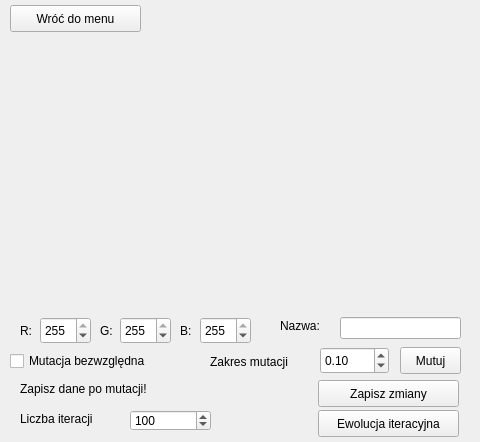
<?xml version="1.0" encoding="UTF-8"?>
<ui version="4.0">
 <class>LabWindow</class>
 <widget class="QMainWindow" name="LabWindow">
  <property name="geometry">
   <rect>
    <x>0</x>
    <y>0</y>
    <width>480</width>
    <height>442</height>
   </rect>
  </property>
  <property name="windowTitle">
   <string>MainWindow</string>
  </property>
  <widget class="QWidget" name="centralwidget">
   <widget class="QLabel" name="popLabel">
    <property name="geometry">
     <rect>
      <x>10</x>
      <y>35</y>
      <width>461</width>
      <height>286</height>
     </rect>
    </property>
    <property name="text">
     <string/>
    </property>
   </widget>
   <widget class="QCheckBox" name="absoluteCheck">
    <property name="geometry">
     <rect>
      <x>10</x>
      <y>350</y>
      <width>181</width>
      <height>22</height>
     </rect>
    </property>
    <property name="text">
     <string>Mutacja bezwzględna</string>
    </property>
   </widget>
   <widget class="QDoubleSpinBox" name="rangeBox">
    <property name="geometry">
     <rect>
      <x>320</x>
      <y>347</y>
      <width>69</width>
      <height>27</height>
     </rect>
    </property>
    <property name="maximum">
     <double>10.000000000000000</double>
    </property>
    <property name="singleStep">
     <double>0.100000000000000</double>
    </property>
    <property name="value">
     <double>0.100000000000000</double>
    </property>
   </widget>
   <widget class="QLabel" name="label_2">
    <property name="geometry">
     <rect>
      <x>210</x>
      <y>353</y>
      <width>111</width>
      <height>17</height>
     </rect>
    </property>
    <property name="text">
     <string>Zakres mutacji</string>
    </property>
   </widget>
   <widget class="QPushButton" name="mutateButton">
    <property name="geometry">
     <rect>
      <x>400</x>
      <y>347</y>
      <width>61</width>
      <height>27</height>
     </rect>
    </property>
    <property name="text">
     <string>Mutuj</string>
    </property>
   </widget>
   <widget class="QPushButton" name="saveButton">
    <property name="geometry">
     <rect>
      <x>318</x>
      <y>380</y>
      <width>141</width>
      <height>27</height>
     </rect>
    </property>
    <property name="text">
     <string>Zapisz zmiany</string>
    </property>
   </widget>
   <widget class="QLineEdit" name="nameEdit">
    <property name="geometry">
     <rect>
      <x>340</x>
      <y>317</y>
      <width>121</width>
      <height>22</height>
     </rect>
    </property>
    <property name="text">
     <string/>
    </property>
   </widget>
   <widget class="QLabel" name="label">
    <property name="geometry">
     <rect>
      <x>20</x>
      <y>322</y>
      <width>21</width>
      <height>17</height>
     </rect>
    </property>
    <property name="text">
     <string>R:</string>
    </property>
   </widget>
   <widget class="QLabel" name="label_3">
    <property name="geometry">
     <rect>
      <x>100</x>
      <y>322</y>
      <width>16</width>
      <height>17</height>
     </rect>
    </property>
    <property name="text">
     <string>G:</string>
    </property>
   </widget>
   <widget class="QLabel" name="label_4">
    <property name="geometry">
     <rect>
      <x>180</x>
      <y>322</y>
      <width>21</width>
      <height>17</height>
     </rect>
    </property>
    <property name="text">
     <string>B:</string>
    </property>
   </widget>
   <widget class="QSpinBox" name="RBox">
    <property name="geometry">
     <rect>
      <x>40</x>
      <y>317</y>
      <width>51</width>
      <height>27</height>
     </rect>
    </property>
    <property name="maximum">
     <number>255</number>
    </property>
    <property name="value">
     <number>255</number>
    </property>
   </widget>
   <widget class="QSpinBox" name="GBox">
    <property name="geometry">
     <rect>
      <x>120</x>
      <y>317</y>
      <width>51</width>
      <height>27</height>
     </rect>
    </property>
    <property name="maximum">
     <number>255</number>
    </property>
    <property name="value">
     <number>255</number>
    </property>
   </widget>
   <widget class="QSpinBox" name="BBox">
    <property name="geometry">
     <rect>
      <x>200</x>
      <y>317</y>
      <width>51</width>
      <height>27</height>
     </rect>
    </property>
    <property name="maximum">
     <number>255</number>
    </property>
    <property name="value">
     <number>255</number>
    </property>
   </widget>
   <widget class="QLabel" name="label_5">
    <property name="geometry">
     <rect>
      <x>280</x>
      <y>317</y>
      <width>67</width>
      <height>17</height>
     </rect>
    </property>
    <property name="text">
     <string>Nazwa:</string>
    </property>
   </widget>
   <widget class="QLabel" name="infoLine">
    <property name="geometry">
     <rect>
      <x>20</x>
      <y>380</y>
      <width>281</width>
      <height>17</height>
     </rect>
    </property>
    <property name="text">
     <string>Zapisz dane po mutacji!</string>
    </property>
   </widget>
   <widget class="QPushButton" name="evolveButton">
    <property name="geometry">
     <rect>
      <x>318</x>
      <y>410</y>
      <width>141</width>
      <height>27</height>
     </rect>
    </property>
    <property name="text">
     <string>Ewolucja iteracyjna</string>
    </property>
   </widget>
   <widget class="QLabel" name="label_6">
    <property name="geometry">
     <rect>
      <x>20</x>
      <y>410</y>
      <width>101</width>
      <height>17</height>
     </rect>
    </property>
    <property name="text">
     <string>Liczba iteracji</string>
    </property>
   </widget>
   <widget class="QSpinBox" name="iterationBox">
    <property name="geometry">
     <rect>
      <x>130</x>
      <y>410</y>
      <width>81</width>
      <height>21</height>
     </rect>
    </property>
    <property name="minimum">
     <number>2</number>
    </property>
    <property name="maximum">
     <number>10000</number>
    </property>
    <property name="value">
     <number>100</number>
    </property>
   </widget>
   <widget class="QPushButton" name="pushButton">
    <property name="geometry">
     <rect>
      <x>10</x>
      <y>5</y>
      <width>131</width>
      <height>27</height>
     </rect>
    </property>
    <property name="text">
     <string>Wróć do menu</string>
    </property>
   </widget>
  </widget>
 </widget>
 <resources/>
 <connections/>
</ui>
